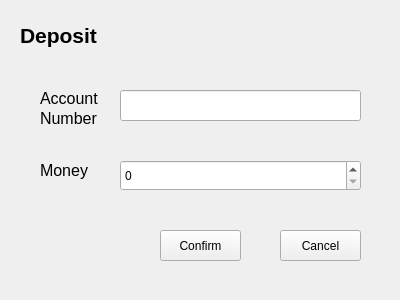
<?xml version="1.0" encoding="UTF-8"?>
<ui version="4.0">
 <class>depositWidget</class>
 <widget class="QWidget" name="depositWidget">
  <property name="geometry">
   <rect>
    <x>0</x>
    <y>0</y>
    <width>400</width>
    <height>300</height>
   </rect>
  </property>
  <property name="windowTitle">
   <string>Form</string>
  </property>
  <widget class="QPushButton" name="pushButton_dconfirm">
   <property name="geometry">
    <rect>
     <x>160</x>
     <y>230</y>
     <width>81</width>
     <height>31</height>
    </rect>
   </property>
   <property name="text">
    <string>Confirm</string>
   </property>
  </widget>
  <widget class="QPushButton" name="pushButton_dcancel">
   <property name="geometry">
    <rect>
     <x>280</x>
     <y>230</y>
     <width>81</width>
     <height>31</height>
    </rect>
   </property>
   <property name="text">
    <string>Cancel</string>
   </property>
  </widget>
  <widget class="QLineEdit" name="lineEdit_da">
   <property name="geometry">
    <rect>
     <x>120</x>
     <y>90</y>
     <width>241</width>
     <height>31</height>
    </rect>
   </property>
  </widget>
  <widget class="QLabel" name="label_5">
   <property name="geometry">
    <rect>
     <x>20</x>
     <y>20</y>
     <width>211</width>
     <height>31</height>
    </rect>
   </property>
   <property name="font">
    <font>
     <pointsize>16</pointsize>
     <bold>true</bold>
    </font>
   </property>
   <property name="text">
    <string>Deposit</string>
   </property>
  </widget>
  <widget class="QLabel" name="label_3">
   <property name="geometry">
    <rect>
     <x>40</x>
     <y>90</y>
     <width>71</width>
     <height>16</height>
    </rect>
   </property>
   <property name="font">
    <font>
     <pointsize>12</pointsize>
    </font>
   </property>
   <property name="text">
    <string>Account</string>
   </property>
  </widget>
  <widget class="QLabel" name="label_4">
   <property name="geometry">
    <rect>
     <x>40</x>
     <y>110</y>
     <width>71</width>
     <height>16</height>
    </rect>
   </property>
   <property name="font">
    <font>
     <pointsize>12</pointsize>
    </font>
   </property>
   <property name="text">
    <string>Number</string>
   </property>
  </widget>
  <widget class="QLabel" name="label_6">
   <property name="geometry">
    <rect>
     <x>40</x>
     <y>160</y>
     <width>71</width>
     <height>21</height>
    </rect>
   </property>
   <property name="font">
    <font>
     <pointsize>12</pointsize>
    </font>
   </property>
   <property name="text">
    <string>Money</string>
   </property>
  </widget>
  <widget class="QSpinBox" name="amountSpinBox">
   <property name="geometry">
    <rect>
     <x>120</x>
     <y>160</y>
     <width>241</width>
     <height>31</height>
    </rect>
   </property>
  </widget>
 </widget>
 <resources/>
 <connections/>
</ui>
